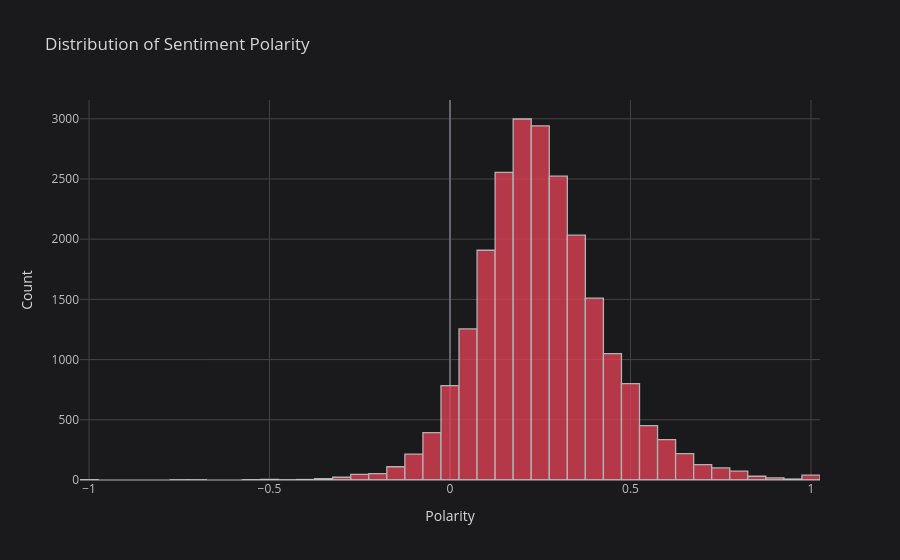

The notebook cell saved with this chart:
### Markdown cell above
Polarity Distribution Visualization

### Code cell
df['polarity'].iplot(kind='hist', bins=50, colors='red', xTitle='Polarity', yTitle='Count', title='Distribution of Sentiment Polarity')

### Figure 1 — Plotly figure (JSON) as saved in the notebook; plotly's stock layout.template omitted (floating-point values rounded to 4 significant figures; data arrays with more than 128 entries replaced by an {"elided": "..."} marker saying what was removed)
{"data": [{"histfunc": "count", "histnorm": "", "marker": {"color": "rgba(219, 64, 82, 1.0)", "line": {"color": "#D9D9D9", "width": 1.3}}, "name": "polarity", "nbinsx": 50, "opacity": 0.8, "orientation": "v", "type": "histogram", "x": {"elided": "22628 float values"}}], "layout": {"barmode": "overlay", "legend": {"bgcolor": "#1A1A1C", "font": {"color": "#D9D9D9"}}, "paper_bgcolor": "#1A1A1C", "plot_bgcolor": "#1A1A1C", "title": {"font": {"color": "#D9D9D9"}, "text": "Distribution of Sentiment Polarity"}, "xaxis": {"gridcolor": "#434343", "showgrid": true, "tickfont": {"color": "#C2C2C2"}, "title": {"font": {"color": "#D9D9D9"}, "text": "Polarity"}, "zerolinecolor": "#666570"}, "yaxis": {"gridcolor": "#434343", "showgrid": true, "tickfont": {"color": "#C2C2C2"}, "title": {"font": {"color": "#D9D9D9"}, "text": "Count"}, "zerolinecolor": "#666570"}}}
